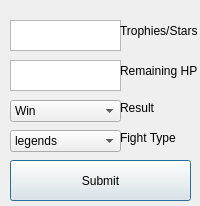
<?xml version="1.0" encoding="UTF-8"?>
<ui version="4.0">
 <class>Dialog</class>
 <widget class="QDialog" name="Dialog">
  <property name="geometry">
   <rect>
    <x>0</x>
    <y>0</y>
    <width>200</width>
    <height>206</height>
   </rect>
  </property>
  <property name="windowTitle">
   <string>Fight Data Entry</string>
  </property>
  <widget class="QPushButton" name="submitFightDataButton">
   <property name="geometry">
    <rect>
     <x>10</x>
     <y>160</y>
     <width>181</width>
     <height>41</height>
    </rect>
   </property>
   <property name="text">
    <string>Submit</string>
   </property>
  </widget>
  <widget class="QPlainTextEdit" name="fightRewardBox">
   <property name="geometry">
    <rect>
     <x>10</x>
     <y>20</y>
     <width>111</width>
     <height>31</height>
    </rect>
   </property>
   <property name="tabChangesFocus">
    <bool>true</bool>
   </property>
  </widget>
  <widget class="QPlainTextEdit" name="fightHPBox">
   <property name="geometry">
    <rect>
     <x>10</x>
     <y>60</y>
     <width>111</width>
     <height>31</height>
    </rect>
   </property>
   <property name="tabChangesFocus">
    <bool>true</bool>
   </property>
  </widget>
  <widget class="QLabel" name="label">
   <property name="geometry">
    <rect>
     <x>120</x>
     <y>20</y>
     <width>101</width>
     <height>21</height>
    </rect>
   </property>
   <property name="text">
    <string>Trophies/Stars</string>
   </property>
  </widget>
  <widget class="QLabel" name="label_2">
   <property name="geometry">
    <rect>
     <x>120</x>
     <y>60</y>
     <width>101</width>
     <height>21</height>
    </rect>
   </property>
   <property name="text">
    <string>Remaining HP</string>
   </property>
  </widget>
  <widget class="QComboBox" name="fightResultBox">
   <property name="geometry">
    <rect>
     <x>10</x>
     <y>100</y>
     <width>111</width>
     <height>22</height>
    </rect>
   </property>
   <item>
    <property name="text">
     <string>Win</string>
    </property>
   </item>
   <item>
    <property name="text">
     <string>Loss</string>
    </property>
   </item>
   <item>
    <property name="text">
     <string>Draw/Flee</string>
    </property>
   </item>
  </widget>
  <widget class="QLabel" name="label_3">
   <property name="geometry">
    <rect>
     <x>120</x>
     <y>100</y>
     <width>101</width>
     <height>16</height>
    </rect>
   </property>
   <property name="text">
    <string>Result</string>
   </property>
  </widget>
  <widget class="QComboBox" name="fightTypeBox">
   <property name="geometry">
    <rect>
     <x>10</x>
     <y>130</y>
     <width>111</width>
     <height>22</height>
    </rect>
   </property>
   <item>
    <property name="text">
     <string>legends</string>
    </property>
   </item>
   <item>
    <property name="text">
     <string>tourny</string>
    </property>
   </item>
   <item>
    <property name="text">
     <string>pvp</string>
    </property>
   </item>
  </widget>
  <widget class="QLabel" name="label_4">
   <property name="geometry">
    <rect>
     <x>120</x>
     <y>130</y>
     <width>101</width>
     <height>16</height>
    </rect>
   </property>
   <property name="text">
    <string>Fight Type</string>
   </property>
  </widget>
 </widget>
 <tabstops>
  <tabstop>fightRewardBox</tabstop>
  <tabstop>fightHPBox</tabstop>
  <tabstop>fightResultBox</tabstop>
  <tabstop>fightTypeBox</tabstop>
  <tabstop>submitFightDataButton</tabstop>
 </tabstops>
 <resources/>
 <connections/>
</ui>
